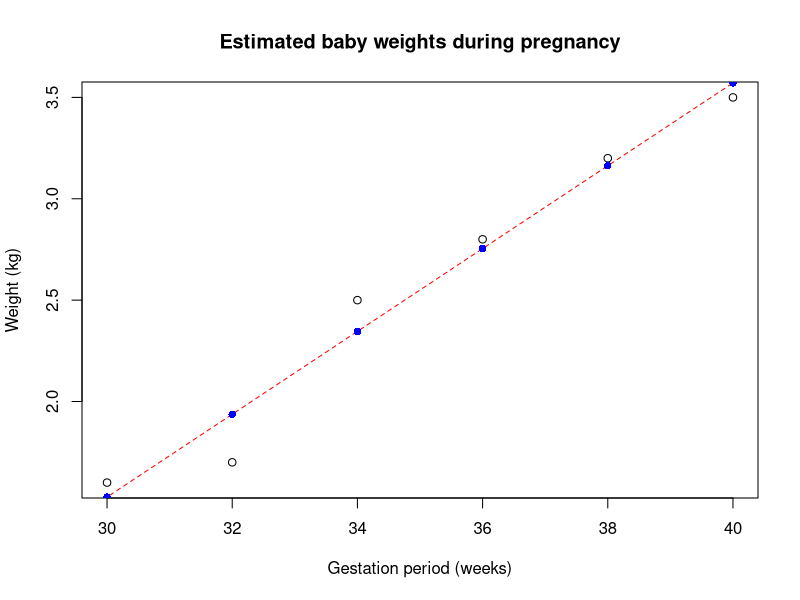
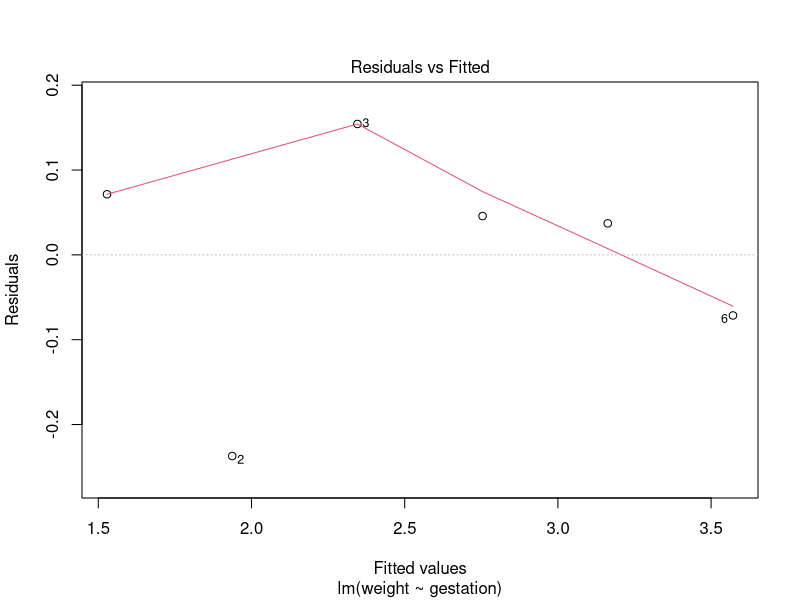
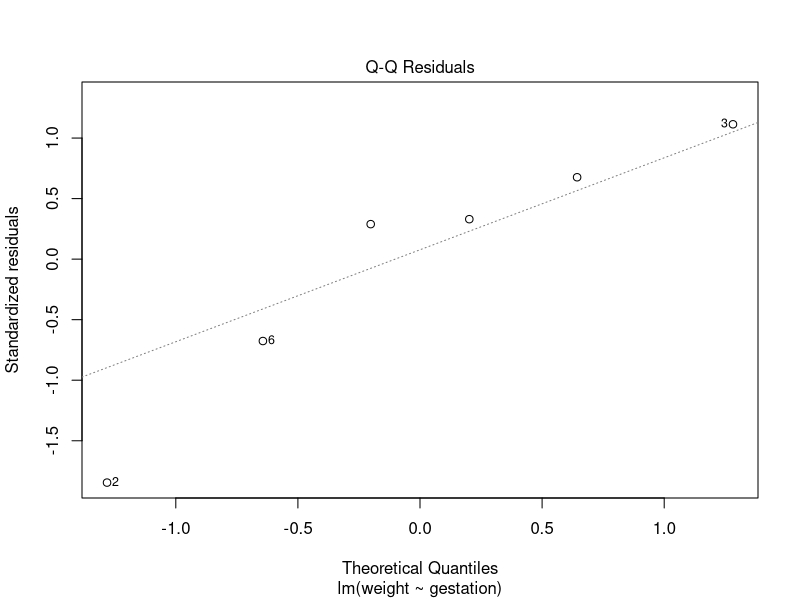

These figures' R source, in order:
# Set working directory 
setwd("C:/Users/Jason Chong/Downloads")

# Loa data
baby = read.table("baby weights.txt", header = T)

# Show data
baby

# Plot data
plot(baby, main = "Estimated baby weights during pregnancy", xlab = "Gestation period (weeks)", ylab = "Weight (kg)")

# Attach data 
attach(baby)

# Compute correlation between gestation period and baby weight
cor(gestation, weight)

# Test whether correlation coefficient is zero
cor.test(gestation, weight)

# Fit linear model
model = lm(weight ~ gestation)

# Examine model 
model
summary(model)

# Add regression line
abline(model, col = "red", lty = "dashed")

# Obtain fitted values 
model$fitted.values
fitted(model)
predict(model)

# Add fitted values to regression line 
points(gestation, fitted(model), col = "blue", pch = 16)

# ANOVA
anova(model)

x = gestation; y = weight
# Total sum of squares 
(SStot = sum((y-mean(y))^2))
sum(anova(model)[,2])

# Residual sum of squares 
(SSres = sum((y-fitted(model))^2))
anova(model)[2,2]

# Regression sum of squares 
(SSreg = sum((fitted(model)-mean(y))^2))
anova(model)[1,2]

# Coefficient of determination
summary(model)$r.squared
cor(x,y)^2
SSreg/SStot

# Confidence interval for slope and regression coefficient 
confint(model, level = 0.99)

# Predict baby's weight at 33 weeks
# First principle
coef(model)[1]+coef(model)[2]*33

# Using predict function 
newdata = data.frame(gestation = 33)
predict(model, newdata)

# Confidence interval for prediction
predict(model, newdata, interval = "confidence", level = 0.9)

# Prediction interval for prediction 
predict(model, newdata, interval = "predict", level = 0.9)

# Residuals
resid(model)

# Residuals by first principle 
resid(model)
weight - fitted(model)

# Plot residuals vs fitted 
plot(model, 1)
 
# QQ plot
plot(model, 2)

# Exclude gestation = 32
model2 = update(model, subset = (gestation != 32))
summary(model)$r.squared; summary(model2)$r.squared